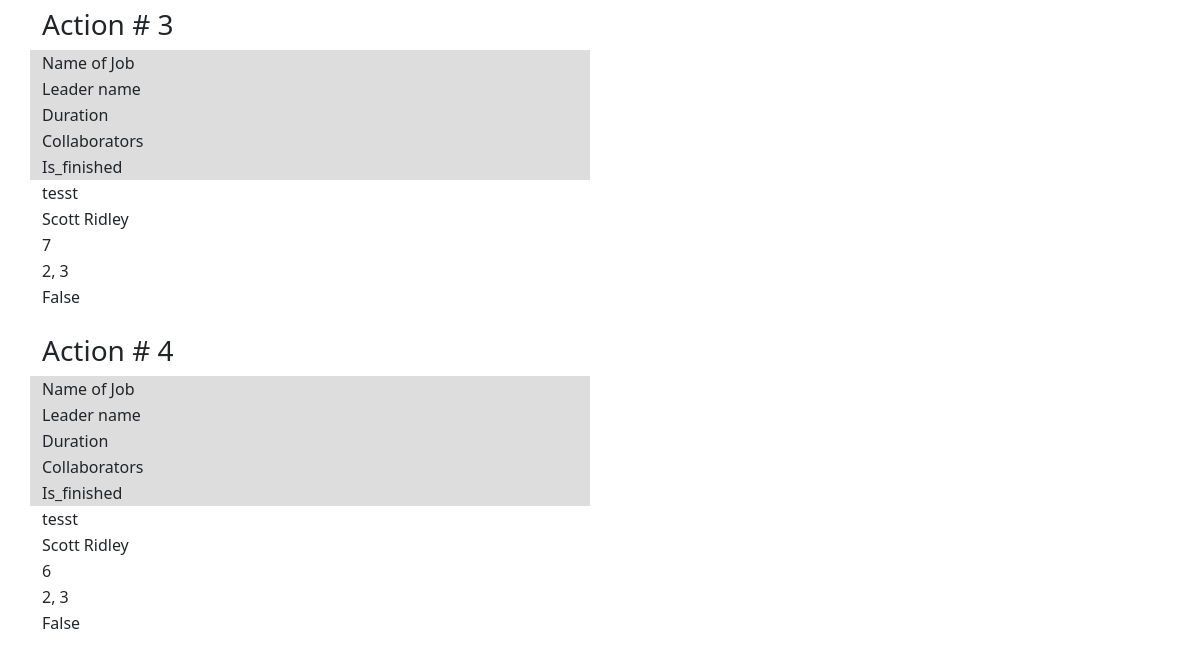
The page /index (lower part) on the database as committed earlier.
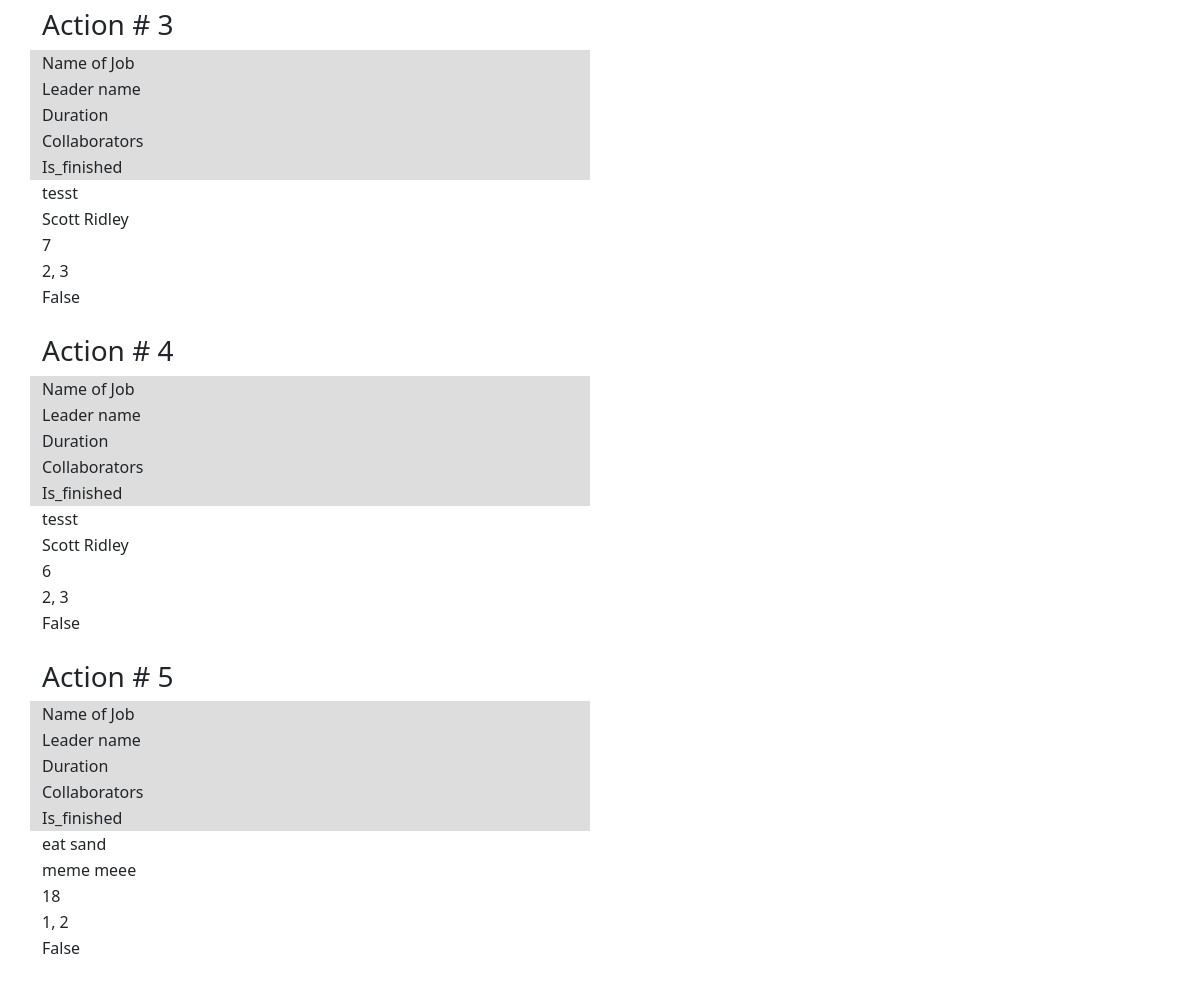
The same page on the database as committed later.
### mars_explorer/data/jobs.py (models this page shows, shortened)
class Jobs(SqlAlchemyBase, UserMixin, SerializerMixin):
    __tablename__ = "jobs"
    id = sqlalchemy.Column(sqlalchemy.Integer, primary_key=True, autoincrement=True)
    teamleader = sqlalchemy.Column(sqlalchemy.Integer, sqlalchemy.ForeignKey("users.id"))
    job = sqlalchemy.Column(sqlalchemy.String, nullable=True)
    work_size = sqlalchemy.Column(sqlalchemy.Integer, nullable=True)
    collaborators = sqlalchemy.Column(sqlalchemy.String, nullable=True)
    start_date = sqlalchemy.Column(sqlalchemy.DateTime, default=datetime.datetime.now)
    end_date = sqlalchemy.Column(sqlalchemy.DateTime, default=datetime.datetime.now)
    is_finished = sqlalchemy.Column(sqlalchemy.Boolean, default=True)
    user = orm.relationship("User")

### mars_explorer/data/users.py (models this page shows, shortened)
class User(SqlAlchemyBase, UserMixin, SerializerMixin):
    __tablename__ = "users"
    id = sqlalchemy.Column(sqlalchemy.Integer, primary_key=True, autoincrement=True)
    surname = sqlalchemy.Column(sqlalchemy.String, nullable=True)
    name = sqlalchemy.Column(sqlalchemy.String, nullable=True)
    age = sqlalchemy.Column(sqlalchemy.Integer, nullable=True)
    position = sqlalchemy.Column(sqlalchemy.String, nullable=True)
    speciality = sqlalchemy.Column(sqlalchemy.String, nullable=True)
    address = sqlalchemy.Column(sqlalchemy.String, nullable=True)
    email = sqlalchemy.Column(sqlalchemy.String, nullable=True, unique=True)
    hashed_password = sqlalchemy.Column(sqlalchemy.String, nullable=True)
    modified_date = sqlalchemy.Column(sqlalchemy.DateTime, default=datetime.datetime.now)
    jobs = orm.relationship("Jobs", back_populates='user')

### mars_explorer/main_sqlalchemy.py (the view)
@app.route('/index')
def index():
    db_session.global_init("db/mars_explorer.db")
    session = db_session.create_session()
    jobs = session.query(Jobs).all()
    users = session.query(User).all()
    names = {u.id: (u.surname, u.name) for u in users}
    return render_template('index.html', jobs=jobs, names=names)

### mars_explorer/data/db_session.py (called while the page is built, shortened)
def global_init(db_file):
    global __factory
    if __factory:
        return

def create_session() -> Session:
    global __factory
    return __factory()

### mars_explorer/templates/index.html (shortened to what this page needs)
{% extends "base.html" %}
{% block content %}
{% for  job in jobs %}
<h3> Action # {{ job.id }}</h3>
<div class="table_container">
    <table class="job_table">
        <tr class="row">
            <td class="title" bgcolor="#dddddd">Name of Job</td>
            <td class="title" bgcolor="#dddddd">Leader name</td>
            <td class="title" bgcolor="#dddddd">Duration</td>
            <td class="title" bgcolor="#dddddd">Collaborators</td>
            <td class="title" bgcolor="#dddddd">Is_finished</td>
        </tr>
        <tr class="row">
            <td class="value">{{ job.job }}</td>
            <td class="value">{{ names[job.teamleader][0] }} {{ names[job.teamleader][1] }}</td>
            <td class="value">{{ job.work_size }}</td>
            <td class="value">{{ job.collaborators }}</td>
            <td class="value">{{ job.is_finished }}</td>
        </tr>
    </table>
</div>
<br>
{% endfor %}
{% endblock %}

### mars_explorer/templates/base.html (shortened to what this page needs)
<!doctype html>
<html lang="en">
<head>
    <link rel="stylesheet" href="https://cdn.jsdelivr.net/npm/bootstrap@5.0.0-beta1/dist/css/bootstrap.min.css"
>
    <link rel="stylesheet" type="text/css" href="../static/css/style.css">
</head>
<body>
<main role="main" class="container">
    {% block content %}{% endblock %}
</main>
</body>
</html>

Rows that differ between the two databases and show on the page:
added Jobs: id "5", job "eat sand", teamleader.surname "meme", teamleader.name "meee", work_size "18", collaborators "1, 2", is_finished "False"
